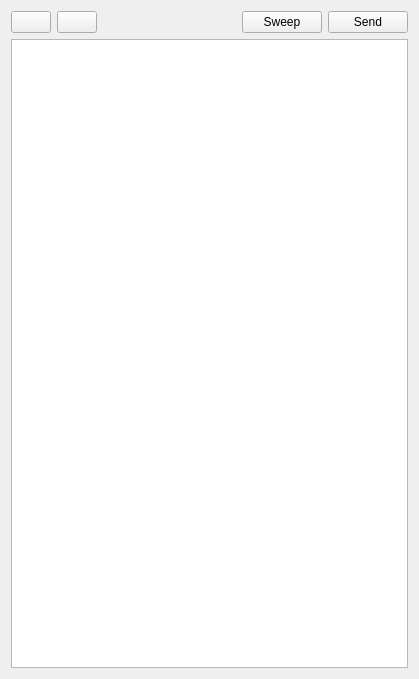
<?xml version="1.0" encoding="UTF-8"?>
<ui version="4.0">
 <class>CommandPanel</class>
 <widget class="QWidget" name="CommandPanel">
  <property name="geometry">
   <rect>
    <x>0</x>
    <y>0</y>
    <width>419</width>
    <height>679</height>
   </rect>
  </property>
  <property name="windowTitle">
   <string>Command Queue</string>
  </property>
  <layout class="QVBoxLayout" name="verticalLayout_2">
   <item>
    <layout class="QHBoxLayout" name="horizontalLayout">
     <item>
      <widget class="QPushButton" name="pushButton_add">
       <property name="text">
        <string/>
       </property>
       <property name="icon">
        <iconset theme="gtk-add">
         <normaloff>.</normaloff>.</iconset>
       </property>
      </widget>
     </item>
     <item>
      <widget class="QPushButton" name="pushButton_remove">
       <property name="text">
        <string/>
       </property>
       <property name="icon">
        <iconset theme="remove">
         <normaloff>.</normaloff>.</iconset>
       </property>
      </widget>
     </item>
     <item>
      <spacer name="horizontalSpacer">
       <property name="orientation">
        <enum>Qt::Horizontal</enum>
       </property>
       <property name="sizeHint" stdset="0">
        <size>
         <width>40</width>
         <height>20</height>
        </size>
       </property>
      </spacer>
     </item>
     <item>
      <widget class="QPushButton" name="pushButton_sweep">
       <property name="text">
        <string>Sweep</string>
       </property>
       <property name="icon">
        <iconset theme="edit-clear-all">
         <normaloff>.</normaloff>.</iconset>
       </property>
      </widget>
     </item>
     <item>
      <widget class="QPushButton" name="pushButton_send">
       <property name="text">
        <string>Send</string>
       </property>
       <property name="icon">
        <iconset theme="document-send">
         <normaloff>.</normaloff>.</iconset>
       </property>
      </widget>
     </item>
    </layout>
   </item>
   <item>
    <widget class="QScrollArea" name="scrollArea">
     <property name="frameShape">
      <enum>QFrame::NoFrame</enum>
     </property>
     <property name="widgetResizable">
      <bool>true</bool>
     </property>
     <widget class="QWidget" name="scrollAreaWidgetContents">
      <property name="geometry">
       <rect>
        <x>0</x>
        <y>0</y>
        <width>407</width>
        <height>621</height>
       </rect>
      </property>
      <layout class="QVBoxLayout" name="verticalLayout">
       <property name="leftMargin">
        <number>0</number>
       </property>
       <property name="topMargin">
        <number>0</number>
       </property>
       <property name="rightMargin">
        <number>0</number>
       </property>
       <property name="bottomMargin">
        <number>0</number>
       </property>
       <item>
        <widget class="QListView" name="listView">
         <property name="frameShadow">
          <enum>QFrame::Plain</enum>
         </property>
         <property name="editTriggers">
          <set>QAbstractItemView::AllEditTriggers</set>
         </property>
         <property name="selectionMode">
          <enum>QAbstractItemView::NoSelection</enum>
         </property>
        </widget>
       </item>
      </layout>
     </widget>
    </widget>
   </item>
  </layout>
 </widget>
 <resources>
  <include location="../RobotCommander.qrc"/>
 </resources>
 <connections/>
</ui>
